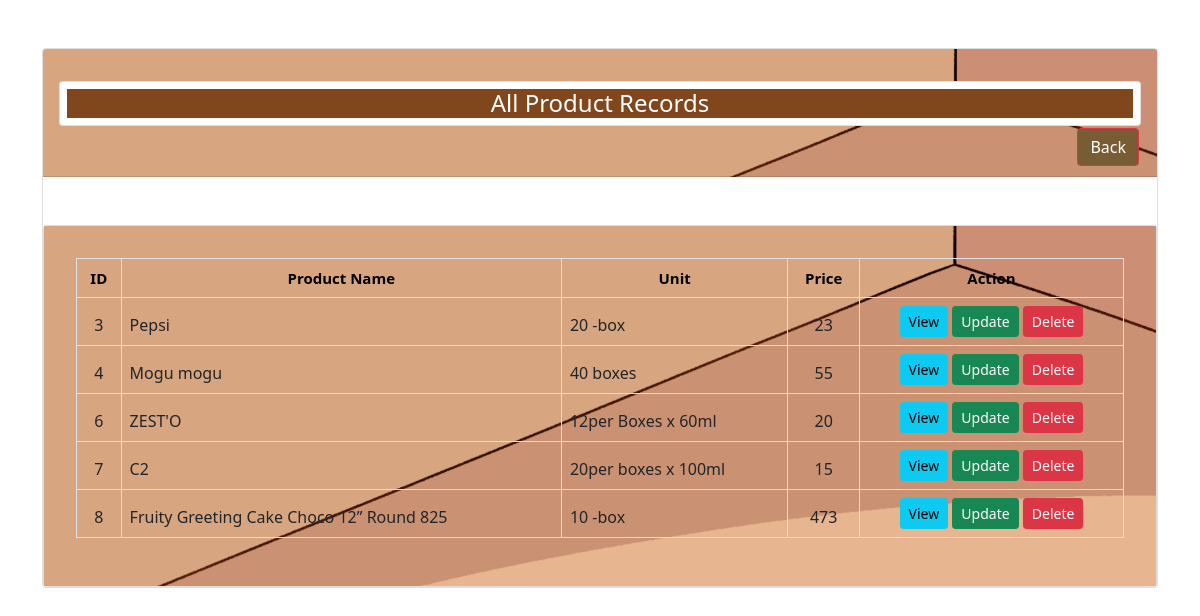
Screenshot of /product-vrecord.php with the database file from the repository.
### tables this page shows
CREATE TABLE `product` (
  `id` int(10) NOT NULL,
  `name` varchar(50) NOT NULL,
  `unit` varchar(50) NOT NULL,
  `price` int(10) NOT NULL,
  `category` varchar(50) NOT NULL
);

### product-vrecord.php (the view, shortened to what this page needs)
<?php
    require 'dbcon.php';
?>
<!doctype html>
<html lang="en">
  <head>
    <link href="https://cdn.jsdelivr.net/npm/bootstrap@5.1.3/dist/css/bootstrap.min.css" rel="stylesheet">
</head>
<body style="background-image: url('5.png');
            background-repeat:no-repeat;
            background-attachmenct: fixed;
            background-size:cover">
            <br>
    <div class="container mt-4">
        <div class="row">
            <div class="col-md-12">
                <div class="card">
                <div class="card-header"style="
                                        background-image: url('6.png');
                                        background-repeat: no-repeat;
                                        background-attachmenct: fixed;
                                        background-size:cover">
                        <center><div class="card mt-4"><h4 style="margin:7px;
                            background-color: #80471C; color: white;">All Product Records</div></center>
                            <a href="indexx.php" class="btn btn-danger float-end" style="margin:2px; color: white;
                                    background-color: #795C34;">Back</a></center></div>
                           <br>
                                    <div class="col-md-12">
                <div class="card mt-4">
                    <div class="card-body" style="
                                        background-image: url('6.png');
                                        background-repeat: no-repeat;
                                        background-attachmenct: fixed;
                                        background-size:cover">
</tr> <div class="card-body" >
<table class="table table-bordered table-striped">
    <thead>
        <tr>
            <th style="margin:2px; font-size:15px; text-align: center; color: black;">ID</th>
            <th style="margin:2px; font-size:15px; text-align: center; color: black;">Product Name</th>
            <th style="margin:2px; font-size:15px; text-align: center; color: black;">Unit</th>
            <th style="margin:2px; font-size:15px; text-align: center; color: black;">Price</th>
            <th style="margin:2px; font-size:15px; text-align: center; color: black;">Action</th>
            <?php
            $query = "SELECT * FROM product";
            $query_run = mysqli_query($con, $query);
            if(mysqli_num_rows($query_run) > 0)
            {
                foreach($query_run as $product)
                {
                    ?>
                    <tr>
                        <td style="text-align: center;"><?= $product['id']; ?></td>
                        <td><?= $product['name']; ?></td>
                        <td><?= $product['unit']; ?></td>
                        <td style="text-align: center;"><?= $product['price']; ?></td>
                        <td>
                            <center><a href="product-view.php?id=<?= $product['id']; ?>" class="btn btn-info btn-sm">View</a>
                            <a href="product-edit.php?id=<?= $product['id']; ?>" class="btn btn-success btn-sm">Update</a>
                            <form action="code.php" method="POST" class="d-inline">
                                <button type="submit" name="delete_product" value="<?=$product['id'];?>" class="btn btn-danger btn-sm">Delete</button>
                            </form>
                        </td>
                    </tr>
                    <?php
                }
            }
            else
            {
                echo "<h5> No Record Found </h5>";
            }
        ?>
</table>
</div>
                    </div>
                </div>
            </div>
        </div>
</body>
</html>

### rows the page displays
product: id "3", name "Pepsi", unit "20 -box", price "23"
product: id "4", name "Mogu mogu", unit "40 boxes", price "55"
product: id "6", name "ZEST'O", unit "12per Boxes x 60ml", price "20"
product: id "7", name "C2", unit "20per boxes x 100ml", price "15"
product: id "8", name "Fruity Greeting Cake Choco 12” Round 825", unit "10 -box", price "473"
